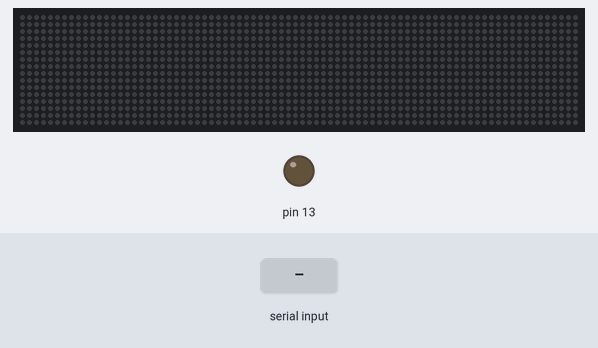
Simulated run of this sketch. Board: Teensy 3. On the bench: 80×16 RGB LED matrix (first LED top left, wired row by row), output pins drawn as LEDs (lit = HIGH). The test bench sets the inputs (shaded band).

Above: at 1.2 s.
1.3 s: "*" received over Serial
At 2.5 s:
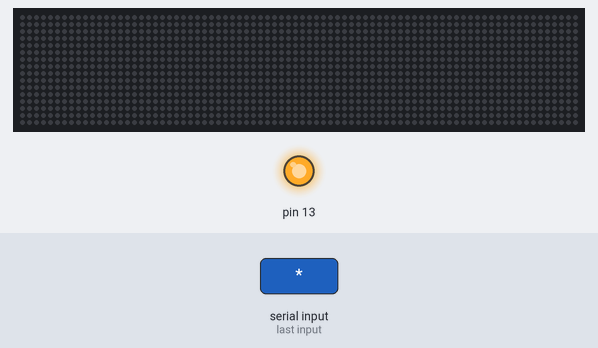
2.8 s: "!" received over Serial
At 3.9 s:
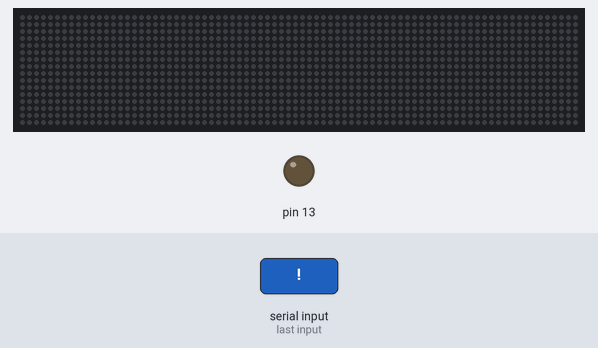
Timing chart, 0 to 5.8 s (numbered marks = the images above; inputs shaded):
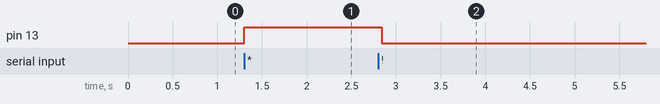

Measured:
- after the input at 1.3 s, pin 13: LOW → HIGH at once
- after the input at 2.8 s, pin 13: HIGH → LOW at once

The sketch:

SimpleDisplay.ino
```cpp
// (licence header left out)
#include <OctoWS2811.h>

// The actual arrangement of the LEDs connected to this Teensy 3.0 board.
// LED_HEIGHT *must* be a multiple of 8.  When 16, 24, 32 are used, each
// strip spans 2, 3, 4 rows.  LED_LAYOUT indicates the direction the strips
// are arranged.  If 0, each strip begins on the left for its first row,
// then goes right to left for its second row, then left to right,
// zig-zagging for each successive row.
#define LED_WIDTH      80   // number of LEDs horizontally
#define LED_HEIGHT     16   // number of LEDs vertically (must be multiple of 8)
#define LED_LAYOUT     0    // 0 = even rows left->right, 1 = even rows right->left

// The portion of the video image to show on this set of LEDs.  All 4 numbers
// are percentages, from 0 to 100.  For a large LED installation with many
// Teensy 3.0 boards driving groups of LEDs, these parameters allow you to
// program each Teensy to tell the video application which portion of the
// video it displays.  By reading these numbers, the video application can
// automatically configure itself, regardless of which serial port COM number
// or device names are assigned to each Teensy 3.0 by your operating system.
#define VIDEO_XOFFSET  0
#define VIDEO_YOFFSET  0       // display entire image
#define VIDEO_WIDTH    80
#define VIDEO_HEIGHT   16


const int ledsPerStrip = LED_WIDTH * LED_HEIGHT / 8;

DMAMEM int displayMemory[ledsPerStrip*6];
int drawingMemory[ledsPerStrip*6];
elapsedMicros elapsedUsecSinceLastFrameSync = 0;

const int config = WS2811_800kHz; // color config is on the PC side

OctoWS2811 leds(ledsPerStrip, displayMemory, drawingMemory, config);

void setup() {
  pinMode(12, INPUT_PULLUP); // Frame Sync
  pinMode(13, OUTPUT);
  Serial.setTimeout(50);
  leds.begin();
  leds.show();
}

void loop() {

  int startChar = Serial.read();  // if so get the first byte

  if (startChar == '*') {
    digitalWrite(13, HIGH);
    unsigned int unusedField = 0;
    int count = Serial.readBytes((char *)&unusedField, 2);
    if (count != 2) return;
    count = Serial.readBytes((char *)drawingMemory, sizeof(drawingMemory));
    if (count == sizeof(drawingMemory)) {
      leds.show();
    }
    digitalWrite(13, LOW);

  // we want the leds cleared
  } else if (startChar == '!') {
    clearLeds();

  } else if (startChar == '?') {
    // when the video application asks, give it all our info
    // for easy and automatic configuration
    Serial.print(LED_WIDTH);
    Serial.write(',');
    Serial.print(LED_HEIGHT);
    Serial.write(',');
    Serial.print(LED_LAYOUT);
    Serial.write(',');
    Serial.print(0);
    Serial.write(',');
    Serial.print(0);
    Serial.write(',');
    Serial.print(VIDEO_XOFFSET);
    Serial.write(',');
    Serial.print(VIDEO_YOFFSET);
    Serial.write(',');
    Serial.print(VIDEO_WIDTH);
    Serial.write(',');
    Serial.print(VIDEO_HEIGHT);
    Serial.write(',');
    Serial.print(0);
    Serial.write(',');
    Serial.print(0);
    Serial.write(',');
    Serial.print(0);
    Serial.println();

  } else if (startChar >= 0) {
    // discard unknown characters
  }
}

void clearLeds() {
  // set all pixels to BLACK.
  digitalWrite(13, HIGH);
  for (int x = 0; x < ledsPerStrip; x++) {
    for (int y = 0; y < 8; y++) {
      leds.setPixel(x + y*ledsPerStrip, 0x000000);
    }
  }
  leds.show();
  digitalWrite(13, LOW);
}
```
